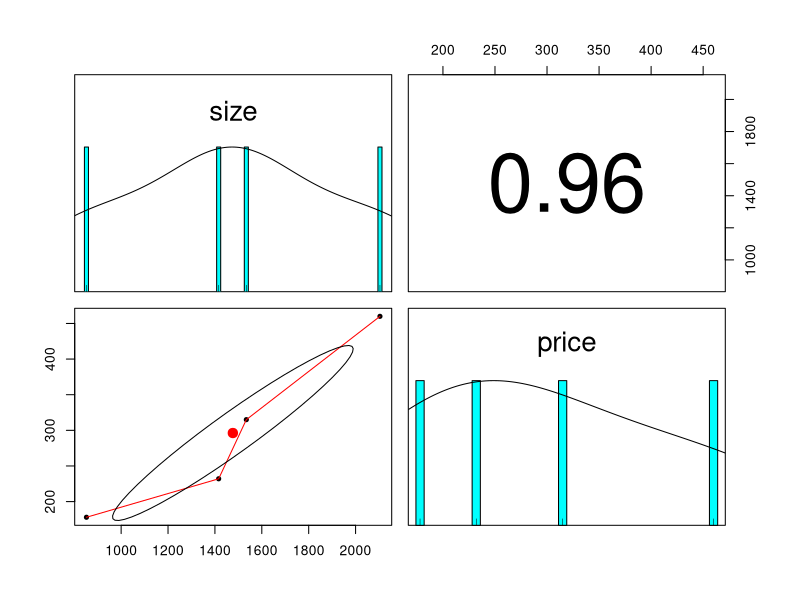
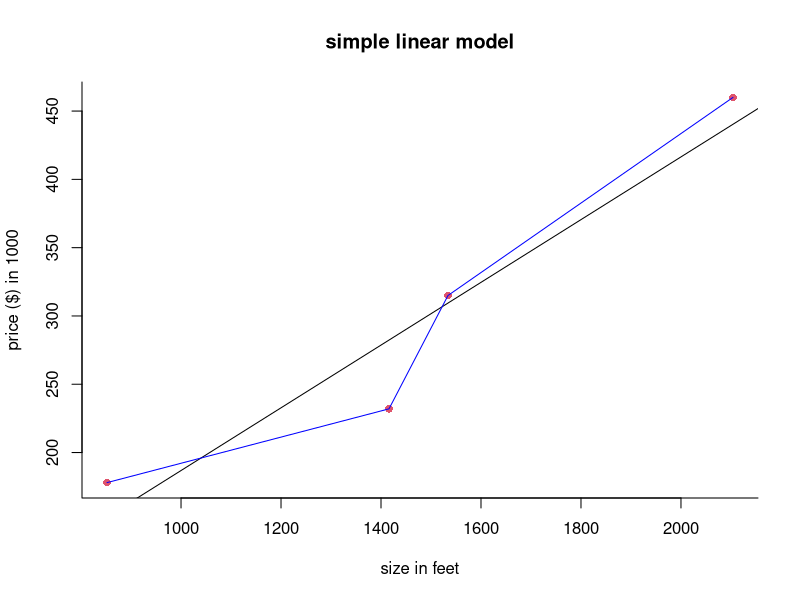

The R script that drew these images, in order:
#*******************************************************************
#*******************************************************************

#Simple linear prediction model example

#Create dataframe
size <- c(2104, 1416, 1534, 852)
price <- c(460, 232, 315, 178)
regtrain<-data.frame(size,price)
str(regtrain)

#explore data
summary(regtrain)

#visualize correlations between variables (the two variables ar highly correlated positively)
library(psych)
pairs.panels(regtrain) 

plot(size,price, col=2, pch=16,bg="yellow",bty="l",
     xlab = "size in feet", ylab = "price ($) in 1000", 
     main = "simple linear model")

#make a linear regression model of the df
lm_prices<-lm(price~size, data = regtrain)
summary(lm_prices)

#uses the lm_prices' coef to plot the best line
abline(coef(lm_prices), lwd=1)
lines(size[order(size)], price[order(price)],col="blue")

#Predict the price for 3000 feet
size_1200<-data.frame(size=3000)
predict(lm_prices,size_1200)

#*******************************************************************